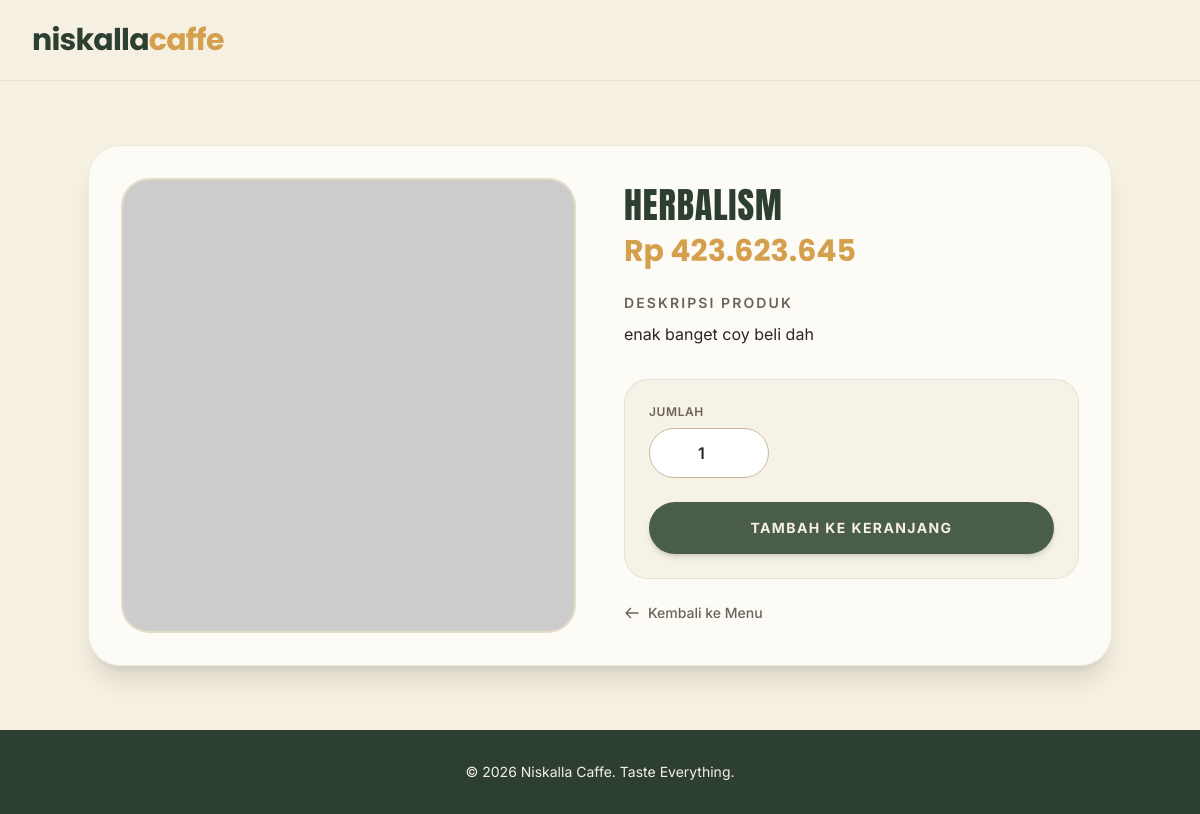
Screenshot of /detail.php?id=17 with the database file from the repository.
### tables this page shows
CREATE TABLE `tb_produk` (
  `id` int NOT NULL,
  `nama_produk` varchar(255) NOT NULL,
  `harga` int NOT NULL,
  `stok` int NOT NULL,
  `poto` text,
  `id_kategori` int DEFAULT NULL,
  `deskripsi` text
);

### detail.php (the view, shortened to what this page needs)
<?php
include 'koneksi.php';
$id = isset($_GET['id']) ? (int)$_GET['id'] : 0;
$hasil = mysqli_query($koneksi, "SELECT * FROM tb_produk WHERE id='$id'");
$data = mysqli_fetch_assoc($hasil);
$nama = $data['nama_produk'];
$harga = $data['harga'];
$deskripsi = $data['deskripsi'];
$poto = $data['poto'];
?>
<!DOCTYPE html>
<html lang="id">
<head>
  <script src="https://cdn.tailwindcss.com"></script>
</head>
<body class="bg-cream text-charcoal font-inter min-h-screen flex flex-col">
  <nav class="sticky top-0 z-50 bg-cream/90 backdrop-blur-md border-b border-twig/30">
    <div class="max-w-7xl mx-auto px-4 sm:px-6 lg:px-8">
      <div class="flex justify-between items-center h-20">
        <a href="index.php" class="font-poppins font-bold lowercase text-3xl text-canopy tracking-tight">
          Niskalla<span class="text-amber">Caffe</span>
        </a>
      </div>
    </div>
  </nav>
  <main class="flex-1 py-16 px-4">
    <div class="max-w-5xl mx-auto bg-white/70 backdrop-blur-sm rounded-[32px] border border-twig/30 p-8 shadow-xl">
      <div class="flex flex-col md:flex-row gap-12 items-center">
        <div class="w-full md:w-1/2">
          <div class="rounded-[28px] overflow-hidden border-2 border-twig/30 bg-sand/50 shadow-inner">
            <img
              src="assets/img/<?= htmlspecialchars($poto) ?>"
              alt="<?= htmlspecialchars($nama) ?>"
              class="w-full aspect-square object-cover hover:scale-105 transition-transform duration-500"
              onerror="this.src='https://placehold.co/500x500/E8DCC4/6B6357?text=Gambar+Kosong'"
            >
          </div>
        </div>
        <div class="w-full md:w-1/2">
          <h1 class="font-anton text-4xl text-canopy uppercase tracking-wide mb-2">
            <?= htmlspecialchars($nama) ?>
          </h1>
          <p class="font-poppins text-3xl text-amber font-bold mb-6">
            Rp <?= number_format($harga, 0, ',', '.') ?>
          </p>
          <div class="mb-8">
            <h3 class="text-sm uppercase tracking-[0.15em] text-mist font-semibold mb-2">Deskripsi Produk</h3>
            <p class="text-charcoal leading-relaxed">
              <?= nl2br(htmlspecialchars($deskripsi ?: 'Belum ada deskripsi untuk produk ini.')) ?>
            </p>
          </div>
          <form method="post" action="keranjang.php?id=<?= htmlspecialchars($id) ?>" class="bg-sand/30 p-6 rounded-[24px] border border-twig/30">
            <div class="flex items-end gap-4 mb-6">
              <div class="flex-1 max-w-[120px]">
                <label for="jumlah" class="block text-xs uppercase tracking-wider text-mist font-semibold mb-2">Jumlah</label>
                <input
                  type="number" id="jumlah" name="jumlah" value="1" min="1"
                  class="w-full rounded-full border border-twig bg-white px-4 py-3 text-center text-charcoal focus:border-moss focus:outline-none focus:ring-2 focus:ring-moss/30 transition-all font-semibold"
                >
              </div>
            </div>
            <button type="submit" name="add" class="w-full bg-moss hover:bg-canopy text-cream py-4 rounded-full font-bold uppercase tracking-widest text-sm transition-all shadow-md shadow-moss/20 hover:-translate-y-1">
              Tambah ke Keranjang
            </button>
          </form>
          <div class="mt-6 text-center md:text-left">
            <a href="index.php" class="inline-flex items-center gap-2 text-sm text-mist hover:text-moss transition font-medium">
              <svg class="w-4 h-4" fill="none" stroke="currentColor" stroke-width="2" viewBox="0 0 24 24"><path stroke-linecap="round" stroke-linejoin="round" d="M10 19l-7-7m0 0l7-7m-7 7h18"/></svg>
              Kembali ke Menu
            </a>
          </div>
        </div>
      </div>
    </div>
  </main>
  <footer class="bg-canopy text-cream py-8 mt-auto">
    <div class="text-center">
      <p class="text-dew text-sm">© <?= date('Y') ?> Niskalla Caffe. Taste Everything.</p>
    </div>
  </footer>
</body>
</html>

### rows the page displays
tb_produk: nama_produk "HERBALISM", harga "423.623.645", deskripsi "enak banget coy beli dah"
